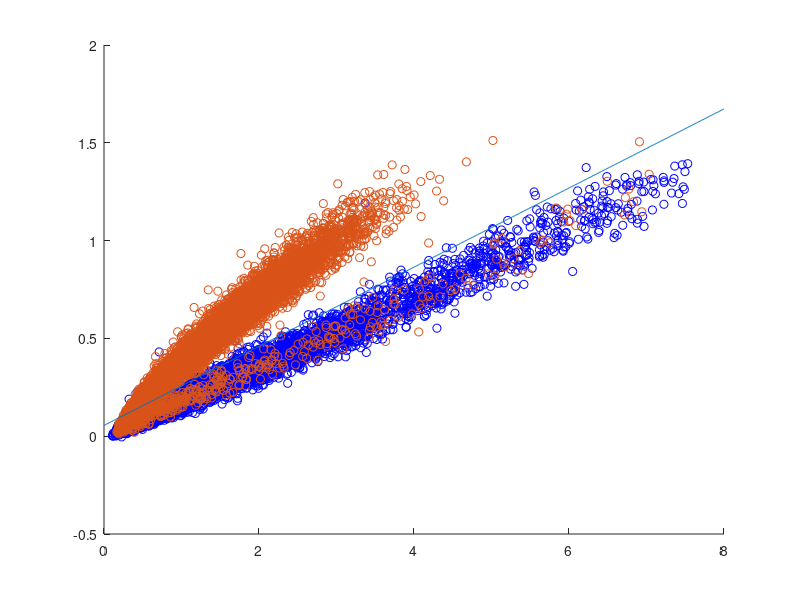
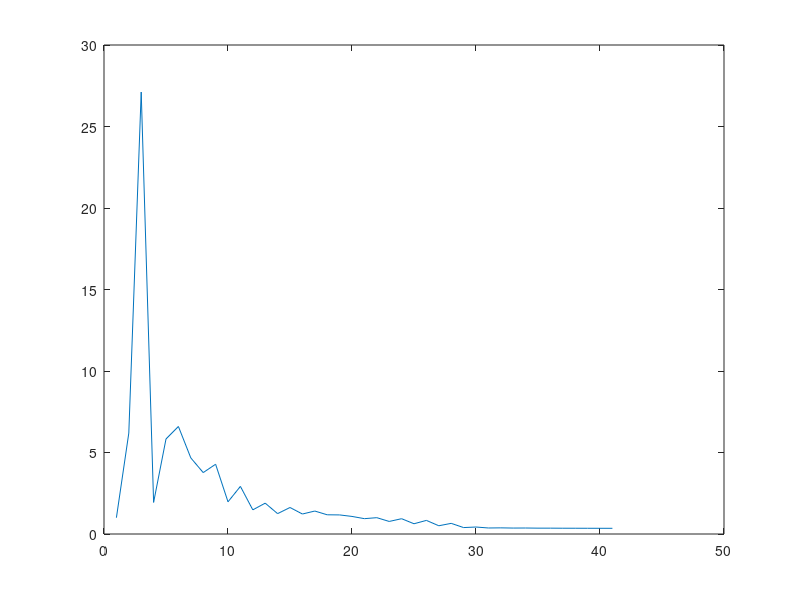

Reproduce these figures in MATLAB, in order.
function [] = subgradient_for_nuclear_data() 
close all;
load nuclear 
n = size(x,2); % display data
figure 
hold on 
scatter(x(1,y==-1),x(2,y==-1),'b') 
scatter(x(1,y==1),x(2,y==1),'rx')
lambda = 0.001;
%=================% % subgradient algorithm %========================%
rng(0); 
theta = [0 0 0]'; 
obj = (1/n)*sum(max(0,1-y.*(theta(1:2)'*x + theta(3)))) + ...
(lambda/2)*(norm(theta(1:2))^2);
for j = 1:40
theta_old = theta; 
u = 0; 
for i=1:n 
    u = u + subg(theta(1:2),theta(3), x(:,i), y(i), lambda, n); 
end
theta = theta - (100/j)*u; 
new_obj = (1/n)*sum(max(0,1-y.*(theta(1:2)'*x + theta(3)))) + ...
(lambda/2)*(norm(theta(1:2))^2);
obj = [obj new_obj];
end
% plot line 
t = 0:0.01:8; 
l = -(theta(1)*t/theta(2) + theta(3)/theta(2)); 
plot(t,l);
figure 
plot(obj)
function [u] = subg(w,b,x,y,lambda,n)
if ((1 - y*(w'*x + b)) > 0) 
    u = [-(1/n)*(y*x - lambda*w);-(1/n)*y];
else
    u = [(1/n)*lambda*w; 0]; 
end
